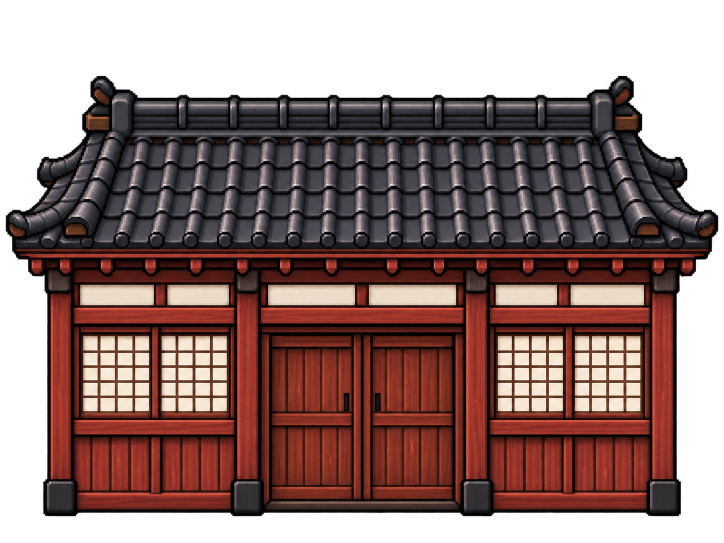
#> input picture docs/art/red-wood-exterior/source-v2.png, 1448 x 1086 px (shown at 1/2 size)
$ python export-compact-home.py
#> lines starting #> are read from the running program, lines starting #| are printed output that depends on the picture
"""Pack the generated compact exterior using nearest-neighbor tile-grid export."""
import json
import shutil
import sys
from pathlib import Path
from PIL import Image

ROOT = Path(__file__).resolve().parents[2]
OUT = ROOT / 'docs/art/red-wood-exterior'
source = OUT / 'source-v2.png'
if len(sys.argv) > 1:
    if source.exists():
        raise SystemExit('Source v2 already exists; rerun without a source argument.')
    shutil.copyfile(sys.argv[1], source)
im = Image.open(source).convert('RGBA')
#> im is the input picture: PIL image 1448x1086 RGBA; mean R, G, B, A 65.6, 40.6, 37.3, 170.1
bounds = im.getchannel('A').point(lambda a: 255 if a >= 64 else 0).getbbox()
#> bounds = (11, 152, 1437, 1033)
assert bounds and im.getchannel('A').getextrema()[0] == 0
building = im.crop(bounds).resize((288, 192), Image.Resampling.NEAREST)
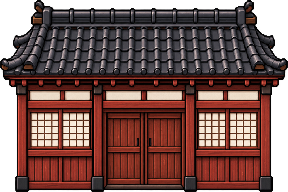
#> building: PIL image 288x192 RGBA; mean R, G, B, A 81.9, 50.7, 46.6, 212.6; transparent parts drawn white
building.save(OUT / 'building-v2.png')
sheet = Image.new('RGBA', (768, 768))
#> sheet: PIL image 768x768 RGBA; every value is 0
sheet.paste(building, (0, 48))
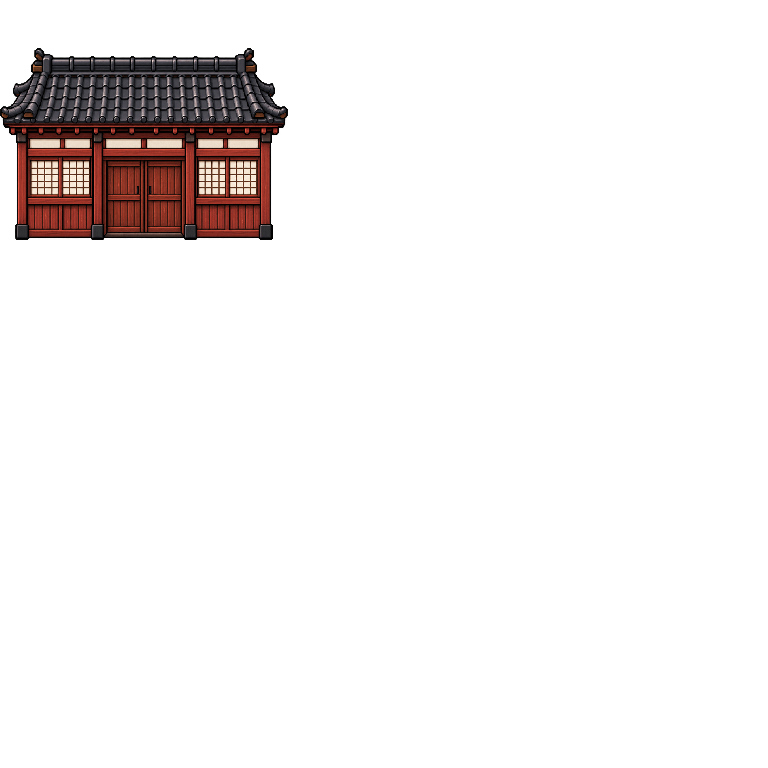
#> sheet: PIL image 768x768 RGBA; mean R, G, B, A 7.7, 4.8, 4.4, 19.9; transparent parts drawn white
sheet.save(ROOT / 'img/tilesets/EdoRedWoodExterior_D-v2.png')
# Centered two-tile entrance and facade reference.
building.crop((96, 96, 192, 192)).save(OUT / 'double-door-v2.png')
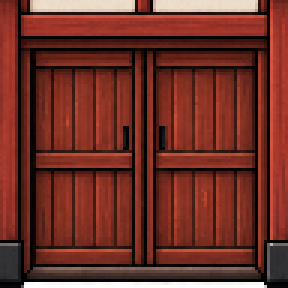
#> saved as double-door-v2.png: PIL image 96x96 RGBA (shown 3 times larger); mean R, G, B, A 107.8, 44.4, 34.3, 248.6; transparent parts drawn white
#> (the run stopped early here; a loop or call above may not have finished)

$ run again, with docs/art/red-wood-exterior/source-v1.png copied over docs/art/red-wood-exterior/source-v2.png
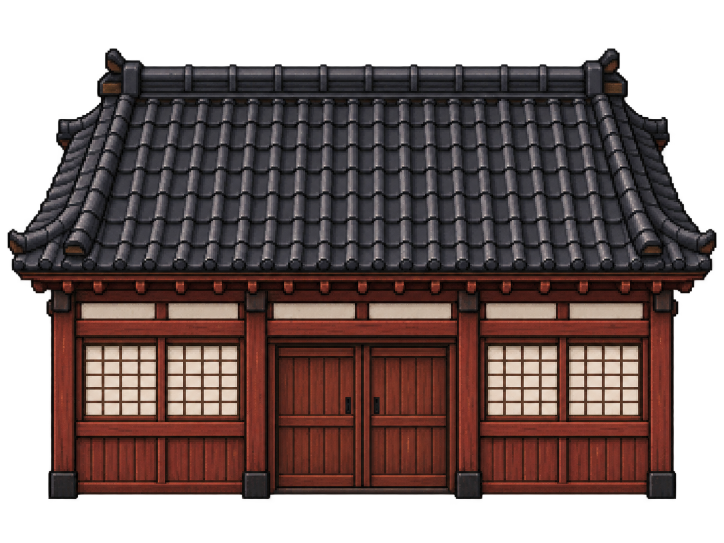
#> input picture docs/art/red-wood-exterior/source-v1.png, 1448 x 1086 px (shown at 1/2 size)
#> im is the input picture: PIL image 1448x1086 RGBA; mean R, G, B, A 55.7, 39.8, 37.7, 172.3
#> bounds = (15, 97, 1433, 998)
#> `sheet.paste(building, (0, 48))`:
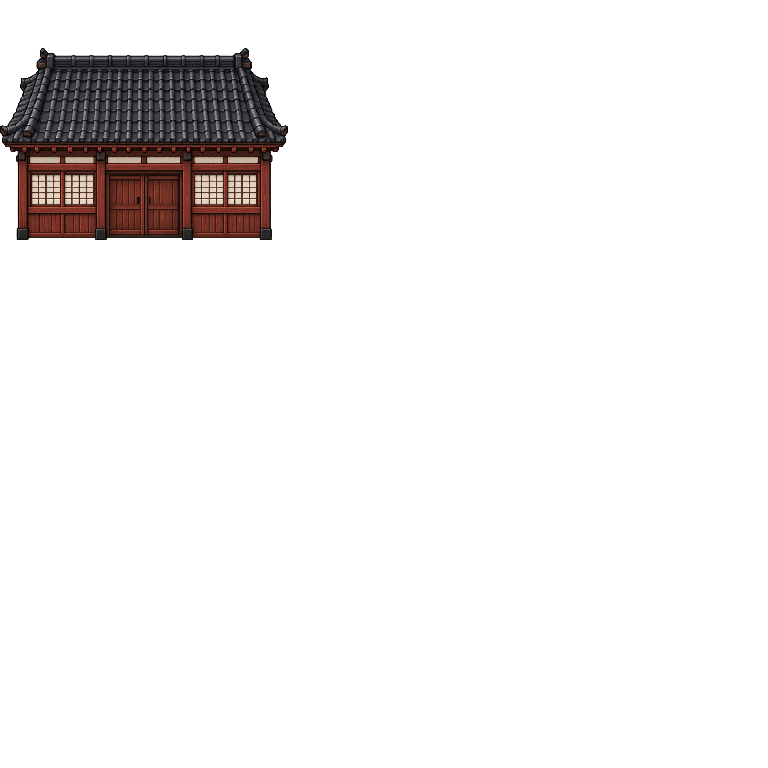
#> sheet: PIL image 768x768 RGBA; mean R, G, B, A 6.4, 4.6, 4.3, 19.9; transparent parts drawn white
#> `building.crop((96, 96, 192, 192)).save(OUT / 'double-door-v2.png')`:
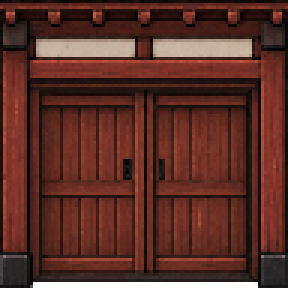
#> saved as double-door-v2.png: PIL image 96x96 RGBA (shown 3 times larger); mean R, G, B, A 86.9, 42.6, 33.9, 248.8; transparent parts drawn white

$ run again, with docs/art/red-wood-exterior/building-v1.png copied over docs/art/red-wood-exterior/source-v2.png
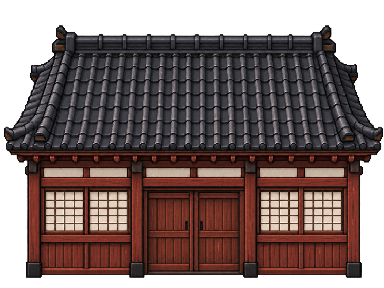
#> input picture docs/art/red-wood-exterior/building-v1.png, 384 x 288 px
#> im is the input picture: PIL image 384x288 RGBA; mean R, G, B, A 59.4, 42.7, 40.5, 183.3
#> bounds = (4, 25, 383, 278)
#> `sheet.paste(building, (0, 48))`:
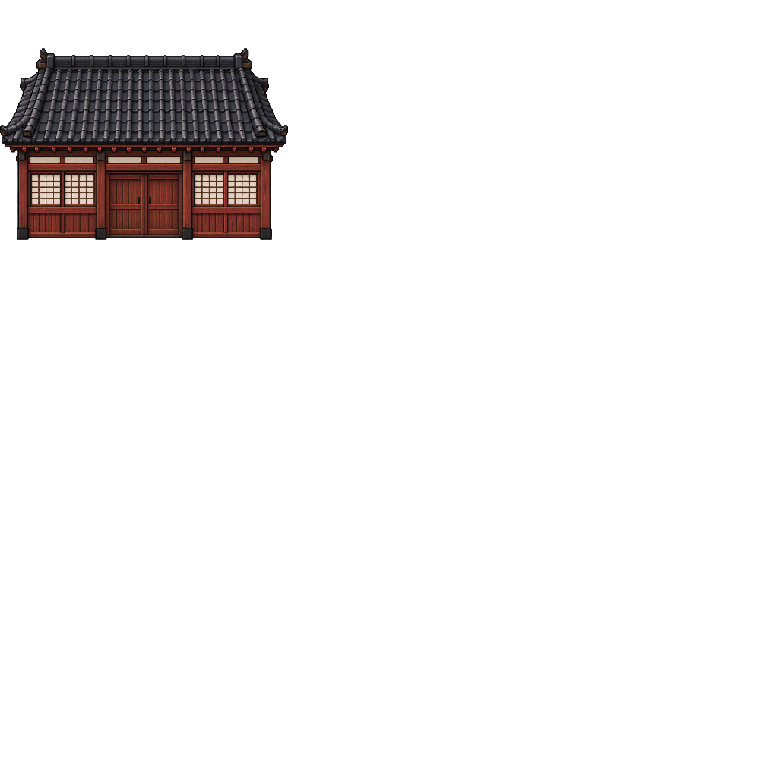
#> sheet: PIL image 768x768 RGBA; mean R, G, B, A 6.4, 4.6, 4.3, 19.9; transparent parts drawn white
#> `building.crop((96, 96, 192, 192)).save(OUT / 'double-door-v2.png')`:
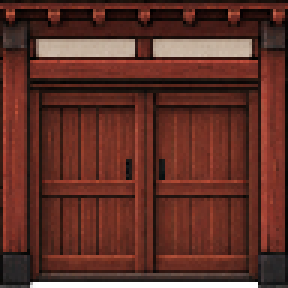
#> saved as double-door-v2.png: PIL image 96x96 RGBA (shown 3 times larger); mean R, G, B, A 90.8, 44.1, 35, 248.7; transparent parts drawn white
